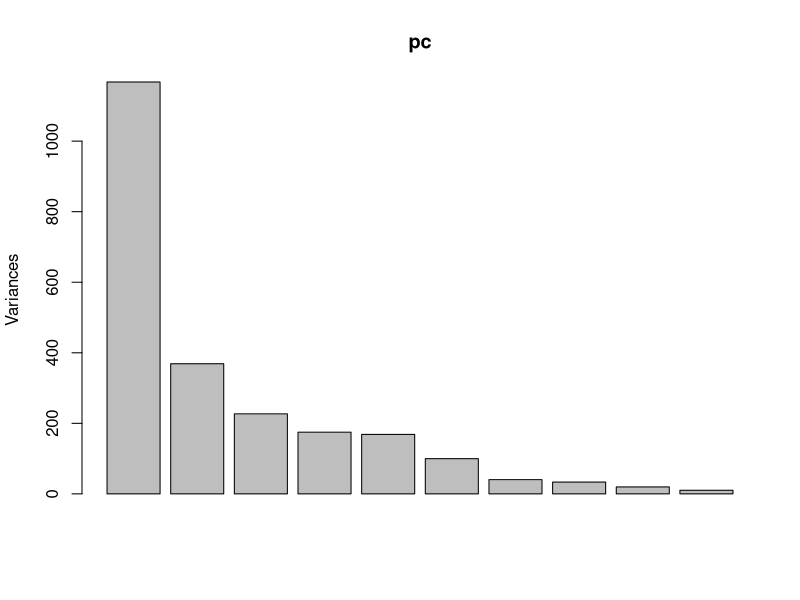

Write the R code that produced this figure.
setwd("D:/WII-Thar_LTEO/Camera_trapping/REM/Input")
dat = read.csv("cam_hab.csv")
library(dplyr)
library(ggplot2)
names(dat)

dat$totcov = dat$Grs0_25cm+ dat$Grs25_50cm+dat$Grs50_100cm+ dat$Shr0_50cm+ dat$Shr50_100cm+ dat$Shr1_2m+ dat$Tree+ dat$Bare
dat[is.na(dat)] = 0

for(j in 1:nrow(dat)){
  for(i in 12:19){
    dat[j,i+9] = ifelse(dat[j,20] >= 100, (dat[j,i] / dat[j,20])*100, dat[j,i])
  }
}

for(i in 12:19){
  colnames(dat)[i+9] = paste0("sc.",colnames(dat)[i])
}

factdat = dat[,c(10,11,21:28)]
pc = prcomp(factdat)
summary(pc)
plot(pc)

fact = factanal(factdat, factors=6, scores="regression", rotation="none")
fact
fact$loading

dat$fac1 = fact$scores[,1] # larger values indicate more herbaceous cover and less bare area
dat$fac2 = fact$scores[,2] # larger values indicate more shrubbiness and less bare area
dat$fac3 = fact$scores[,3] # larger values indicate more woody habitat
dat$fac4 = fact$scores[,4] # larger values indicate more tall grass and less short grass

# ggplot(dat,aes(x=fac1, y=fac2, color=Enclosure))+
# geom_point()
# ggplot(dat,aes(x=fac1, y=fac3, color=Enclosure))+
# geom_point()
# ggplot(dat,aes(x=fac2, y=fac4, color=Enclosure))+
# geom_point()
# ggplot(dat,aes(x=fac2, y=fac4, color=Enclosure))+
# geom_point()
# ggplot(dat,aes(x=fac1, y=fac4, color=Enclosure))+
# geom_point()
# ggplot(dat,aes(x=fac1, y=fac3, color=Enclosure))+
# geom_point()

temp=dat%>%
  select(Cam.ID,fac1,fac2,fac3)%>%
  rename(Grid=Cam.ID)
write.csv(temp, "cam_fact.csv")
